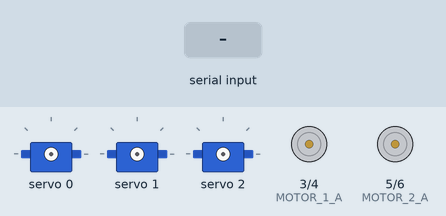
This sketch was run on a simulated Arduino Uno, built with avr-gcc and run on an emulated ATmega328P. Parts: 3 × servo, motor-driver pin pairs drawn as motors (green arrow = first pin HIGH = forward, orange = second pin HIGH = backward, longer = more drive). The test bench sets the inputs (shaded band). What the sketch prints to the serial monitor is not drawn.

Above: at 2.2 s.
2.3 s: "P" received over Serial
At 5.2 s:
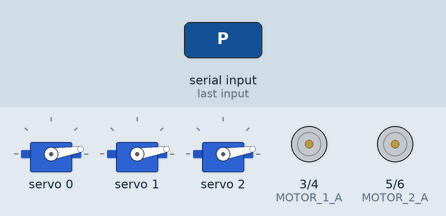
5.3 s: "F" received over Serial
At 7.9 s:
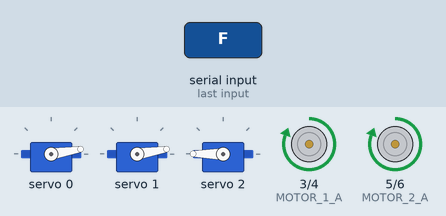
8.2 s: "B" received over Serial
At 8.9 s:
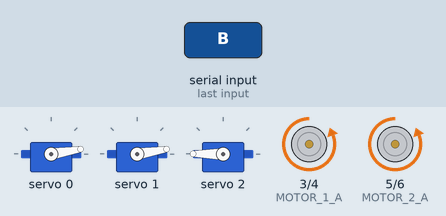
9.7 s: "L" received over Serial
At 10.1 s:
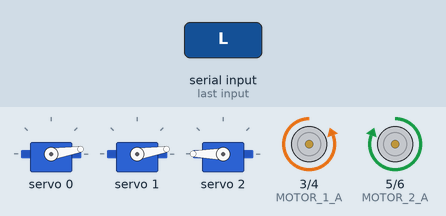
11.2 s: "R" received over Serial
At 12.4 s:
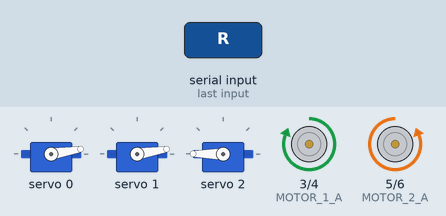
12.7 s: "S" received over Serial
At 13.5 s:
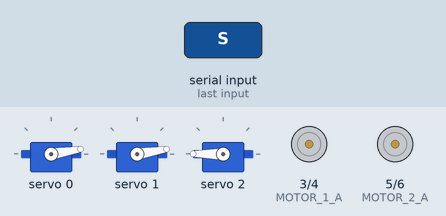
Timing chart, 0 to 15.2 s (numbered marks = the images above; inputs shaded):
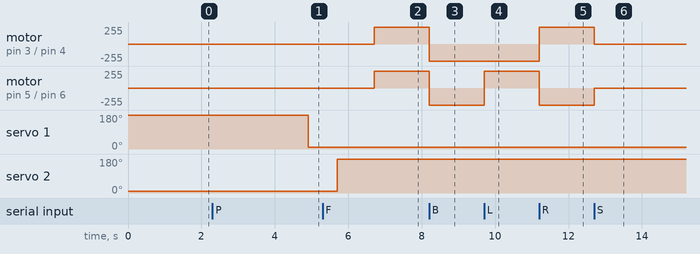

The sketch:

Robot_arm.ino
```cpp
#include <Wire.h>
#include <Adafruit_PWMServoDriver.h>

// Servo motor setup
Adafruit_PWMServoDriver pwm = Adafruit_PWMServoDriver();
#define SERVO_MIN  130  // Min pulse length
#define SERVO_MAX  550  // Max pulse length

// Motor Pins on L293D Motor Shield
#define MOTOR_1_A 3
#define MOTOR_1_B 4
#define MOTOR_2_A 5
#define MOTOR_2_B 6

void setup() {
  Serial.begin(9600);

  // Motor Pins as output
  pinMode(MOTOR_1_A, OUTPUT);
  pinMode(MOTOR_1_B, OUTPUT);
  pinMode(MOTOR_2_A, OUTPUT);
  pinMode(MOTOR_2_B, OUTPUT);

  // Servo setup
  pwm.begin();
  pwm.setPWMFreq(50);  // Standard servo freq

  delay(1000);
  Serial.println("Cotton Picking Robot Ready");
}

// Motor control function
void moveRobot(char direction) {
  if (direction == 'F') {  // Forward
    digitalWrite(MOTOR_1_A, HIGH);
    digitalWrite(MOTOR_1_B, LOW);
    digitalWrite(MOTOR_2_A, HIGH);
    digitalWrite(MOTOR_2_B, LOW);
  } else if (direction == 'B') {  // Backward
    digitalWrite(MOTOR_1_A, LOW);
    digitalWrite(MOTOR_1_B, HIGH);
    digitalWrite(MOTOR_2_A, LOW);
    digitalWrite(MOTOR_2_B, HIGH);
  } else if (direction == 'L') {  // Left
    digitalWrite(MOTOR_1_A, LOW);
    digitalWrite(MOTOR_1_B, HIGH);
    digitalWrite(MOTOR_2_A, HIGH);
    digitalWrite(MOTOR_2_B, LOW);
  } else if (direction == 'R') {  // Right
    digitalWrite(MOTOR_1_A, HIGH);
    digitalWrite(MOTOR_1_B, LOW);
    digitalWrite(MOTOR_2_A, LOW);
    digitalWrite(MOTOR_2_B, HIGH);
  } else if (direction == 'S') {  // Stop
    digitalWrite(MOTOR_1_A, LOW);
    digitalWrite(MOTOR_1_B, LOW);
    digitalWrite(MOTOR_2_A, LOW);
    digitalWrite(MOTOR_2_B, LOW);
  }
}

// Move arm to pick and place cotton
void pickCotton() {
  // Move base
  pwm.setPWM(0, 0, SERVO_MIN);
  delay(800);
  // Lower arm
  pwm.setPWM(1, 0, SERVO_MAX);
  delay(800);
  // Close gripper
  pwm.setPWM(2, 0, SERVO_MIN);
  delay(1000);
  // Lift arm
  pwm.setPWM(1, 0, SERVO_MIN);
  delay(800);
  // Open gripper
  pwm.setPWM(2, 0, SERVO_MAX);
  delay(1000);
}

void loop() {
  if (Serial.available()) {
    char cmd = Serial.read();
    if (cmd == 'P') {
      pickCotton();
    } else {
      moveRobot(cmd);
    }
  }
}
```

Measured:
- after the input at 2.3 s, servo 1: 180° → 9° after 2.6 s
- after the input at 5.3 s, motor on pin 3 (MOTOR_1_A) / pin 4 (MOTOR_1_B), motor on pin 5 (MOTOR_2_A) / pin 6 (MOTOR_2_B): stopped → forward 255/255 after 1.4 s
- after the input at 8.2 s, motor on pin 3 (MOTOR_1_A) / pin 4 (MOTOR_1_B), motor on pin 5 (MOTOR_2_A) / pin 6 (MOTOR_2_B): forward 255/255 → backward 255/255 at once
- after the input at 9.7 s, motor on pin 5 (MOTOR_2_A) / pin 6 (MOTOR_2_B): backward 255/255 → forward 255/255 at once
- after the input at 11.2 s, motor on pin 3 (MOTOR_1_A) / pin 4 (MOTOR_1_B): backward 255/255 → forward 255/255 at once; motor on pin 5 (MOTOR_2_A) / pin 6 (MOTOR_2_B): forward 255/255 → backward 255/255 at once
- after the input at 12.7 s, motor on pin 3 (MOTOR_1_A) / pin 4 (MOTOR_1_B): forward 255/255 → stopped at once; motor on pin 5 (MOTOR_2_A) / pin 6 (MOTOR_2_B): backward 255/255 → stopped at once
